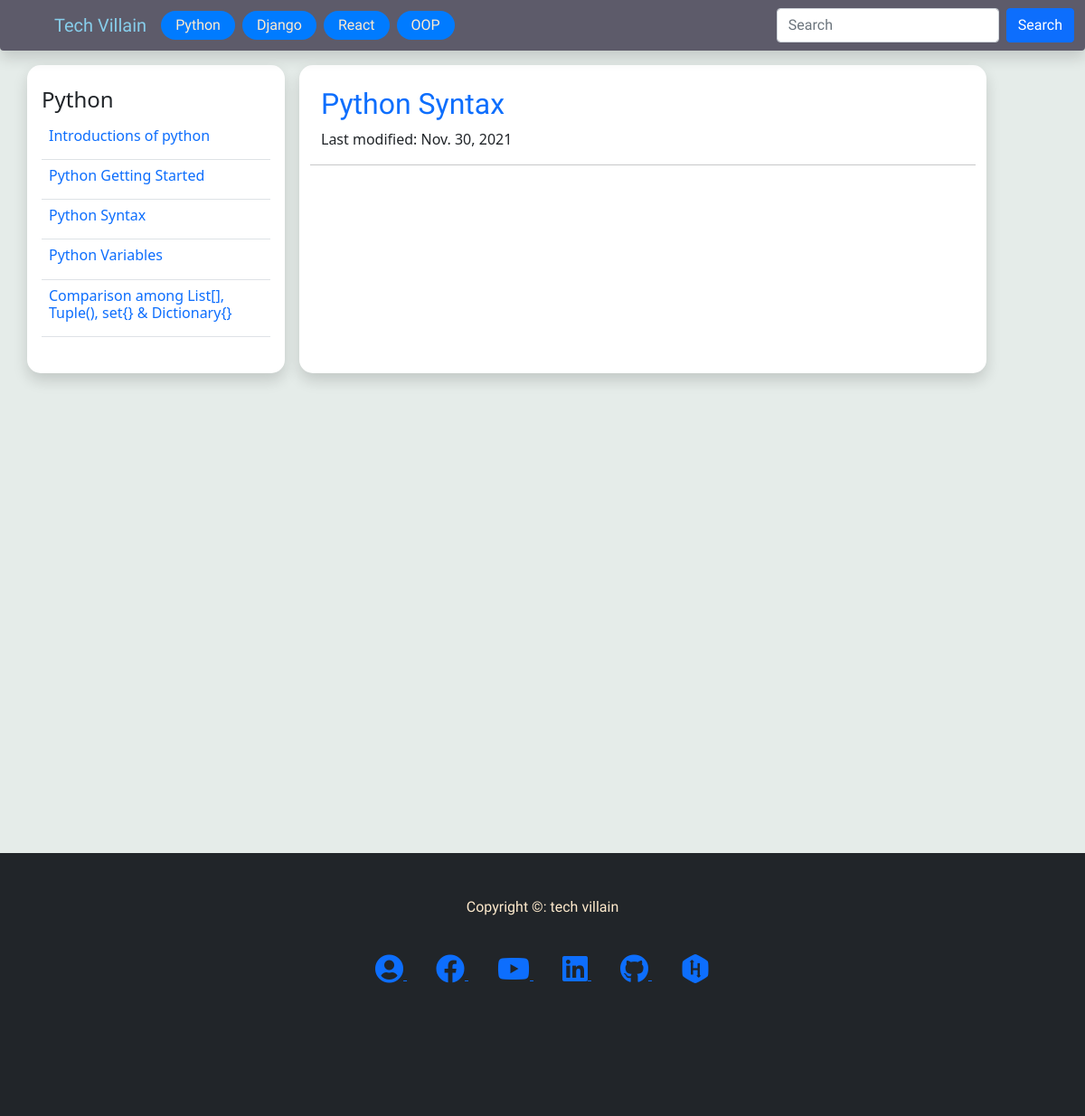
The app's page /blog/1?getid=3 with its own data.
### blog/models.py (models this page shows, shortened)
class category(models.Model):
    name = models.CharField(max_length=50)
    def __str__(self):
        return self.name

class blogPost(models.Model):
    category = models.ForeignKey(category, on_delete=models.SET_NULL, null=True, blank=True )
    subCategory = models.ForeignKey(subCategory, on_delete=models.SET_NULL, null=True, blank=True )
    date = models.DateField(default=datetime.now)
    title = models.CharField(max_length=500)
    desc = tinymce_models.HTMLField(null=True,blank=True)

### blog/views.py (the view)
# urls.py: path('blog/<int:pk>', views.category_view, name='blog'),
def category_view(request, pk):
    blogs = BMODEL.blogPost.objects.filter(category=pk)
    singleBlog = blogs.first()  # get the first object
    category = BMODEL.category.objects.get(id=pk)
    if request.method == 'GET':
        dc = request.GET
        pk = dc.get('getid')  # getid from url link
        if pk != None:
            singleBlog = BMODEL.blogPost.objects.get(id=pk)
    context = {
        'blogs': blogs,
        'singleBlog': singleBlog,
        'category': category,
        }
    return render(request, 'blog/article_page.html', context)

### blog/templatetags/nav_tag.py (called while the page is built)
@register.simple_tag
def categoryfornav():
    cat = BMODEL.category.objects.all()
    return cat

### templates/blog/article_page.html (shortened to what this page needs)
{% extends 'home/base.html' %} {% block content %}
<div class="container">
  <div class="row">
    <div
      class="
        col-lg-3
        shadow
        bgwhite
        curv
        me-3
        py-4
        px-md-3 px-sm-2
        nav_right
        bb
      "
    >
      <h4>{{ category}}</h4>
      <form action="" method="GET">
        <table class="table">
          {% for blog in blogs %}
          <tr>
            <td>
              <a
                href="/blog/{{blog.category.id}}?getid={{blog.id}}"
                class="
                  text-decoration-none
                  {%
                  if
                  request.path
                  ==
                  request.get_full_path
                  %}active{%
                  endif
                  %}
                "
              >
                <h6>{{blog.title}}</h6>
              </a>
            </td>
          </tr>
          {% endfor %}
        </table>
      </form>
    </div>
    <div class="col-lg-8 py-4 px-lg-4 px-md-3 px-sm-1 bgwhite curv shadow">
      <div class="row">
        <div class="row titleFont text-primary">
          <h2>{{singleBlog.title}}</h2>
        </div>
        <div class="row">
          <p>Last modified: {{singleBlog.date}}</p>
        </div>
        <hr />
      </div>
    </div>
  </div>
</div>
{% endblock %}

### templates/home/base.html (shortened to what this page needs)
{% load static %} {% load nav_tag %}
<!DOCTYPE html>
<html lang="en">
  <head>
    <link
      href="https://cdn.jsdelivr.net/npm/bootstrap@5.1.3/dist/css/bootstrap.min.css"
      rel="stylesheet"
    />
    <link
      rel="stylesheet"
      href="https://use.fontawesome.com/releases/v5.15.4/css/all.css"
    />
    <link rel="stylesheet" href="{% static 'css/index.css' %}" />
  </head>
  <body class="bodycolor">
    <nav
      class="navbar navbar-expand-lg fixed-top shadow bgcolor rounded-bottom"
    >
      <div class="container-fluid">
        <a class="navbar-brand brandcolor ms-5" href="/">Tech Villain</a>
        <div class="collapse navbar-collapse" id="navbarSupportedContent">
          <ul class="navbar-nav me-auto mb-2 mb-lg-0">
            {% categoryfornav as navcategory %}
            {% for cat in navcategory %}
            {% url 'blog' cat.id as urll %}
            <li class="nav-item me-2 mb-lg-0 mb-3">
              <a
                class="
                  btn
                  textColor
                  {%
                  if
                  request.path
                  ==
                  urll
                  %}active{%
                  endif
                  %}
                "
                aria-current="page"
                href="{{ urll }}"
                >{{cat}}</a
              >
            </li>
            {% endfor %}
          </ul>
          <form class="d-flex" method="post" action="/search">
            <input
              class="form-control me-2"
              type="search"
              placeholder="Search"
              aria-label="Search"
              name="search"
            />
            <button class="btn btn-primary" type="submit">Search</button>
          </form>
        </div>
      </div>
    </nav>
    <br /><br /><br />
    <div style="min-height: 100vh">{% block content %} {% endblock %}</div>
    <br /><br /><br />
    <footer class="footerHeader">
      <br /><br />
      <div class="container">
        <div class="row text-center textColor">
          <p>Copyright &copy: tech villain</p>
        </div>
        <br />
        <div class="row text-center">
          <div class="col">
            <a
              class="m-3"
              target="_blank"
              href="http://mahmudjewel.herokuapp.com"
            >
              <i class="fas fa-user-circle fa-2x"></i>
            </a>
            <a
              class="m-3"
              target="_blank"
              href="https://www.facebook.com/TechVillain.007"
            >
              <i class="fab fa-facebook fa-2x"></i>
            </a>
            <a
              class="m-3"
              target="_blank"
              href="https://www.youtube.com/channel/UCJCdq7lWqB7M5b16UatoTEw"
            >
              <i class="fab fa-youtube fa-2x"></i>
            </a>
            <a
              class="m-3"
              target="_blank"
              href="https://www.linkedin.com/in/mahmudjewel"
            >
              <i class="fab fa-linkedin fa-2x"></i>
            </a>
            <a
              class="m-3"
              target="_blank"
              href="https://github.com/MahmudJewel"
            >
              <i class="fab fa-github fa-2x"></i>
            </a>
            <a
              class="m-3"
              target="_blank"
              href="https://www.hackerrank.com/DJ_cse"
            >
              <i class="fab fa-hackerrank fa-2x"></i>
            </a>
          </div>
        </div>
        <br /><br /><br /><br /><br /><br />
      </div>
    </footer>
  </body>
</html>

### static/css/index.css (style rules this page uses)
.bgwhite { background: white; }
footer, nav, .titleFont { font-family: "Acme", sans-serif; }
.navbar-brand { font-family: "Sansita Swashed", cursive; }
.bgcolor { background: #5d5b6a; }
.nav-item .btn { background: #007bff; padding: 3px 15px; border-radius: 25px; }
.brandcolor { color: skyblue; }
.footerHeader { padding: 0px 0px 0px 0px; background-color: #212529; margin: 0px; }
.textColor { color: blanchedalmond; }
.bodycolor { background: #e5ece9; }
.curv { border-radius: 15px; }

### records on screen
category: name "Python"
category: name "Django"
category: name "React"
category: name "OOP"
blogPost: title "Introductions of python"
blogPost: title "Python Getting Started"
blogPost: title "Python Syntax", date "Nov. 30, 2021"
blogPost: title "Python Variables"
blogPost: title "Comparison among List[], Tuple(), set{} & Dictionary{}"
